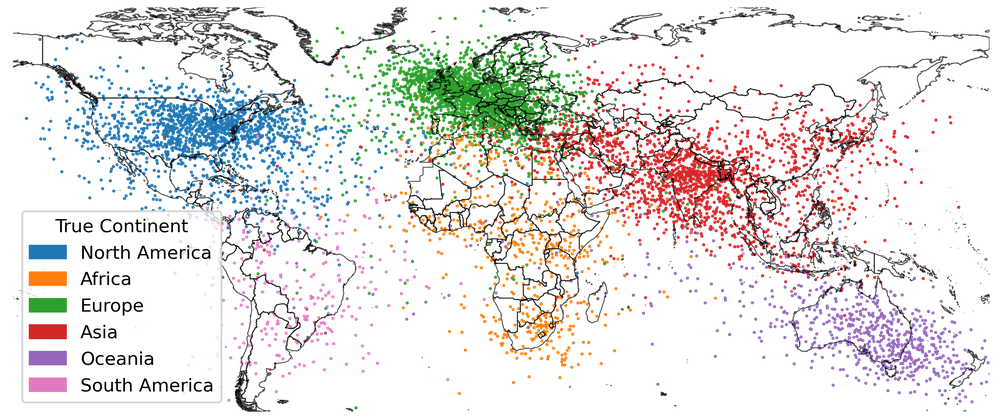
#> input picture images/llmWorldMap.png, 1000 x 419 px, shrunk from 2290 x 960 before the run
$ python make_world_map_probe_figure.py
#> lines starting #> are read from the running program, lines starting #| are printed output that depends on the picture
### scripts/figure_style.py
"""Shared style and helpers for the book's script-drawn figures (the make_*_figure.py scripts).

Grayscale, light gray grid lines, normal-weight labels, rounded joins (no miter overshoot at corners).

Every script writes SVG, PDF, and PNG to images/ through finish() or save(), wherever it is run from. An optional
first argument sends the output to another directory instead, e.g. for checking a change:
    python3 scripts/make_encoding_figure.py /tmp/figs
Outputs carry no dates and use fixed SVG ids, so re-running a script does not change an unchanged figure.

Sections: output, general drawing helpers, network diagrams, and the CNN chapter's boxes and example data.
Line-art objects (apples, brains, electrodes) are in line_art.py.
"""
import sys
from pathlib import Path
import matplotlib
matplotlib.use("Agg")
import matplotlib.pyplot as plt
import numpy as np
from matplotlib.patches import Circle, FancyBboxPatch, Polygon, Rectangle
from PIL import Image

# Output -------------------------------------------------------------------------------------------------------------

SCRIPTS = Path(__file__).resolve().parent
IMAGES = SCRIPTS.parent / "images"                  # figures, and the published images some figures build on
DATA = SCRIPTS / "data"                             # digitized data that figures are drawn from
OUT = Path(sys.argv[1]) if len(sys.argv) > 1 else IMAGES
plt.rcParams["svg.hashsalt"] = "figure_style"       # stable SVG ids
METADATA = {"svg": {"Date": None}, "pdf": {"CreationDate": None}, "png": {}}


def new_fig(size):
    fig, ax = plt.subplots(figsize=size)
    ax.set_aspect("equal"); ax.axis("off")
    return fig, ax


def save(fig, name, pad=0.03):
    """Write OUT/name.svg, .pdf, and .png (300 dpi), cropped to the drawing plus pad inches."""
    OUT.mkdir(parents=True, exist_ok=True)
    for ext in ("svg", "pdf", "png"):
        fig.savefig(OUT / f"{name}.{ext}", dpi=300 if ext == "png" else None, bbox_inches="tight",
                    pad_inches=pad, metadata=METADATA[ext])
    plt.close(fig)


def finish(fig, ax, name, xlim=None, ylim=None):
    """Set the drawing's limits, if given, and save it."""
    if xlim:
        ax.set_xlim(*xlim)
    if ylim:
        ax.set_ylim(*ylim)
    save(fig, name)


# General drawing helpers --------------------------------------------------------------------------------------------

INK = "0.15"
FONT = dict(fontsize=11, ha="center", va="top")
EDGE = dict(edgecolor=INK, lw=0.8)
ARROW = dict(arrowstyle="-|>", color=INK, lw=0.8, shrinkA=0, shrinkB=0)
DOT = dict(color="0.4", lw=0.8, ls=(0, (1, 2)))     # dotted lines linking a part of a drawing to a picture of it


def poly(ax, pts, z=1, **kw):
    ax.add_patch(Polygon(pts, closed=True, zorder=z, joinstyle="round", capstyle="round", **kw))


def line(ax, xs, ys, z=2, **kw):
    ax.plot(xs, ys, zorder=z, solid_joinstyle="round", solid_capstyle="round", **kw)


def arrow(ax, start, end, **kw):
    """Straight arrow from start to end; kw overrides ARROW (e.g. lw, arrowstyle, connectionstyle)."""
    ax.annotate("", xy=end, xytext=start, arrowprops={**ARROW, **kw})


def gray(v, vmax, darkest=0.3):
    """Fill for a value: 0 is white, vmax is the darkest gray."""
    return "white" if v == 0 else str(round(1 - (1 - darkest) * v / vmax, 2))


def label(ax, x, y, t, **kw):
    ax.text(x, y, t, **{**FONT, **kw})


def rounded_box(ax, x, y, w, h, r, **kw):
    """Box with rounded corners of radius r; by default an unfilled gray outline. kw overrides the defaults."""
    ax.add_patch(FancyBboxPatch((x, y), w, h, boxstyle=f"round,pad=0,rounding_size={r}",
                                **{**dict(facecolor="none", edgecolor="0.4", lw=0.8, zorder=2), **kw}))


def place_image(ax, path, x, y, w, **kw):
    """Draw an image file with its bottom-left corner at (x, y), w wide, keeping its aspect ratio."""
    im = Image.open(path).convert("RGB")
    ax.imshow(np.asarray(im), extent=(x, x + w, y, y + w * im.size[1] / im.size[0]), interpolation="none",
              **{**dict(zorder=1), **kw})


# Network diagrams ---------------------------------------------------------------------------------------------------

# [49 lines left out: functions nodes, links, network, layer_box, strips, not called in this run]


# CNN chapter: volumes as boxes ---------------------------------------------------------------------------------------
# Boxes are drawn in cabinet projection: one channel is half a cell deep, so a 3x3x3 filter reads as a cube.

U = 0.25                     # size of one cell
DS = 0.5 * U                 # drawn depth of one channel
TOP_FACE, SIDE_FACE = "0.88", "0.65"
TOP_LINE, SIDE_LINE, GRID_LINE = "0.65", "0.5", "0.78"


# [64 lines left out: function box, not called in this run]


def outline_cells(ax, P, r0, c0, nr, nc, z=5):
    """Heavier outline around a block of front-face cells."""
    poly(ax, [P(r0, c0), P(r0, c0+nc), P(r0+nr, c0+nc), P(r0+nr, c0)], z=z, fill=False, edgecolor="0.1", lw=1.5)


def sign(ax, x, y, t):
    ax.text(x, y, t, ha="center", va="center", fontsize=15, color=INK)


def pointer(ax, text, xy, xytext):
    ax.annotate(text, xy=xy, xytext=xytext, fontsize=FONT["fontsize"], ha="center", va="center",
                arrowprops=dict(arrowstyle="-", color=INK, lw=0.7))


# Shared example data: the 9x9 smiley face used in the chapter's convolution and pooling figures.
SMILEY = [
    [0, 0, 0, 0, 0, 0, 0, 0, 0],
    [0, 0, 0, 0, 0, 0, 0, 0, 0],
    [0, 0, 1, 0, 0, 0, 1, 0, 0],
    [0, 0, 1, 0, 0, 0, 1, 0, 0],
    [0, 0, 0, 0, 0, 0, 0, 0, 0],
    [0, 1, 0, 0, 0, 0, 0, 1, 0],
    [0, 0, 1, 0, 0, 0, 1, 0, 0],
    [0, 0, 0, 1, 1, 1, 0, 0, 0],
    [0, 0, 0, 0, 0, 0, 0, 0, 0],
]
BACKSLASH = [[1, 0, 0], [0, 1, 0], [0, 0, 1]]      # -45 degree edge detector
SLASH = [[0, 0, 1], [0, 1, 0], [1, 0, 0]]          # +45 degree edge detector


# [5 lines left out: function convolve, not called in this run]

### scripts/make_world_map_probe_figure.py
"""Generate images/llmWorldMapProbe.{svg,pdf,png} (figure llmWorldMap in LLMsCogSci.tex).

A linear probe reads a place's location off an LLM's residual stream. Left: a place name ("Merced") enters a
transformer's residual stream (drawn as in the linear probe figure of the mechanistic interpretability chapter),
and a probe on one layer outputs a latitude and longitude (Merced's actual location, for illustration).
Right: the world map of probe predictions for held-out places from Gurnee and Tegmark (2024).

Reads images/llmWorldMap.png.
"""
import numpy as np
from matplotlib.patches import Ellipse, Polygon
from figure_style import IMAGES, INK, new_fig, finish, line, arrow, rounded_box, place_image

FS = 7.5

fig, ax = new_fig((6.6, 3.0))


def block(x, y, w, h, text):
    rounded_box(ax, x, y, w, h, 0.06, facecolor="white", edgecolor=INK, zorder=3)
    ax.text(x + w / 2, y + h / 2, text, ha="center", va="center", fontsize=FS, zorder=4)


# Residual stream, from the embedding up through two sublayers; more layers above (dotted).
SX = 1.15
line(ax, [SX, SX], [0.62, 2.35], color=INK, lw=1.0)
line(ax, [SX, SX], [2.38, 2.6], color=INK, lw=1.0, ls=(0, (1, 2)))
ax.text(SX, 0.0, "\u201cMerced\u201d", ha="center", va="bottom", fontsize=FS + 1, style="italic")
arrow(ax, (SX, 0.17), (SX, 0.32))
block(SX - 0.5, 0.32, 1.0, 0.3, "embedding")
for (y0, y1, name) in [(0.78, 1.28, "attention"), (1.45, 1.95, "MLP")]:
    bx, bw, bh = SX - 1.12, 0.8, 0.26
    by = (y0 + y1) / 2 - bh / 2
    block(bx, by, bw, bh, name)
    cx = bx + bw / 2
    line(ax, [SX, cx, cx], [y0, y0, by], color=INK, lw=0.8)
    ax.plot([SX], [y0], "o", color=INK, ms=2.5, zorder=4)
    line(ax, [cx, cx], [by + bh, y1], color=INK, lw=0.8)
    arrow(ax, (cx, y1), (SX - 0.03, y1))
    ax.plot([SX], [y1], "o", color=INK, ms=2.5, zorder=4)

# The probe on the residual stream, and its output.
# Electrode facing left (into the empty space above the sublayers), its wire running straight to an oval
# around the output.
tip = np.array([SX - 0.01, 2.15])
a = np.radians(155)
u, n = np.array([np.cos(a), np.sin(a)]), np.array([-np.sin(a), np.cos(a)])
p0, p1 = tip + 0.22 * u, tip + 0.45 * u
line(ax, [tip[0], p0[0]], [tip[1], p0[1]], color=INK, lw=0.8, z=7)
bw = 0.03
ax.add_patch(Polygon([p0 + bw * n, p1 + bw * n, p1 - bw * n, p0 - bw * n], closed=True, facecolor="white",
                     edgecolor=INK, lw=0.8, joinstyle="round", zorder=7))
OW, OH = 1.45, 0.3
end = tip + 0.62 * u                      # right end of the oval
center = end - np.array([OW / 2, 0])
line(ax, [p1[0], end[0]], [p1[1], end[1]], color=INK, lw=0.7, z=7)
ax.add_patch(Ellipse(center, OW, OH, facecolor="white", edgecolor=INK, lw=0.8, zorder=7))
ax.text(*center, "37.3\u00b0 N, 120.5\u00b0 W", ha="center", va="center", fontsize=FS, zorder=8)
XL = center[0] - OW / 2 - 0.05

# Right: probe predictions for held-out places.
MW = 4.1
MX, MY = 1.75, 0.35
place_image(ax, IMAGES / "llmWorldMap.png", MX, MY, MW)
#> in place_image, `im = Image.open(path).convert("RGB")`:
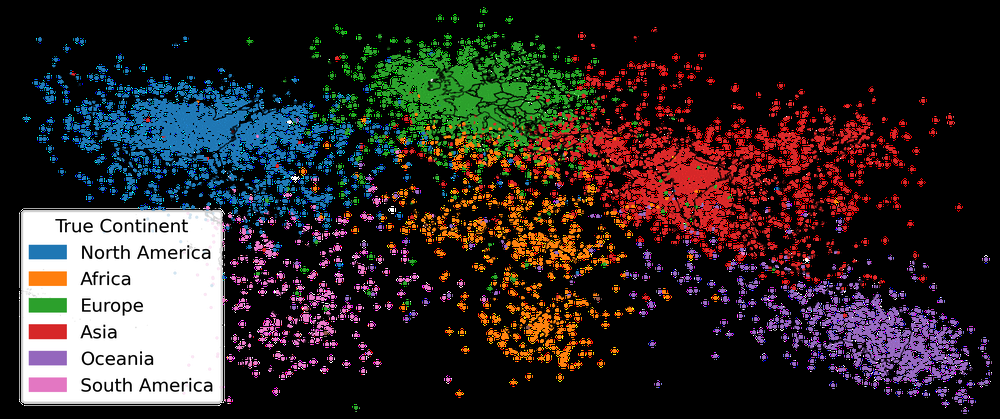
#> im: PIL image 1000x419 RGB; mean R, G, B 48.6, 41.2, 40.8

finish(fig, ax, "llmWorldMapProbe", xlim=(XL, MX + MW + 0.02), ylim=(-0.05, 2.65))
#> the loop in save, `for ext in ("svg", "pdf", "png"):` made 3 passes
#> pass 1, in save, `fig.savefig(OUT / f"{name}.{ext}", dpi=300 if ext == "png" else None, ..`:
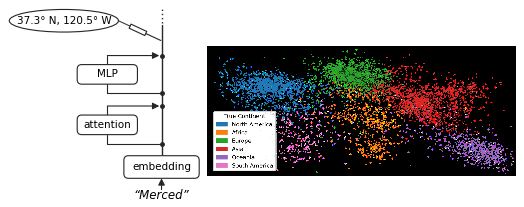
#> figure drawn by matplotlib, 1 panel

$ run again, with images/2-1_ff.png copied over images/llmWorldMap.png
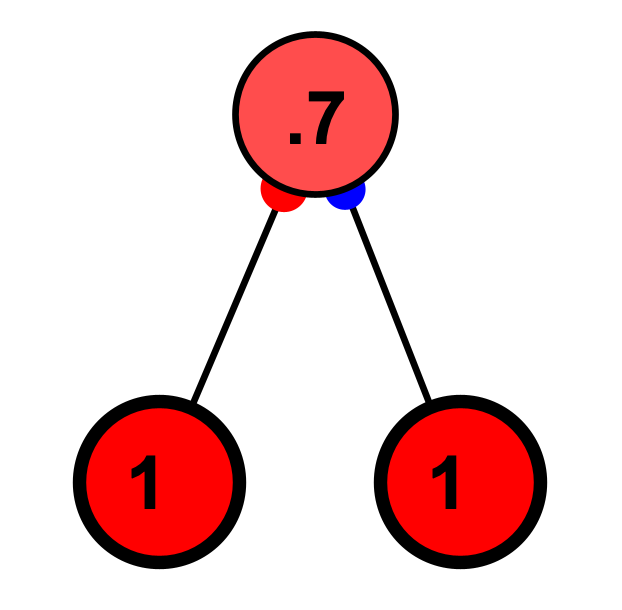
#> input picture images/2-1_ff.png, 622 x 610 px
#> the loop in save, `for ext in ("svg", "pdf", "png"):` made 3 passes
#> pass 1, in save, `fig.savefig(OUT / f"{name}.{ext}", dpi=300 if ext == "png" else None, ..`:
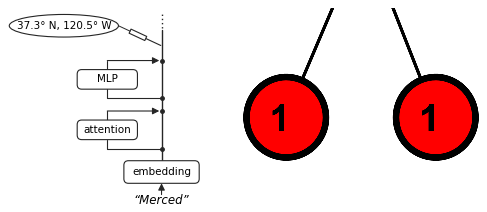
#> figure drawn by matplotlib, 1 panel

$ run again, with images/AttractorsRepellers.png copied over images/llmWorldMap.png
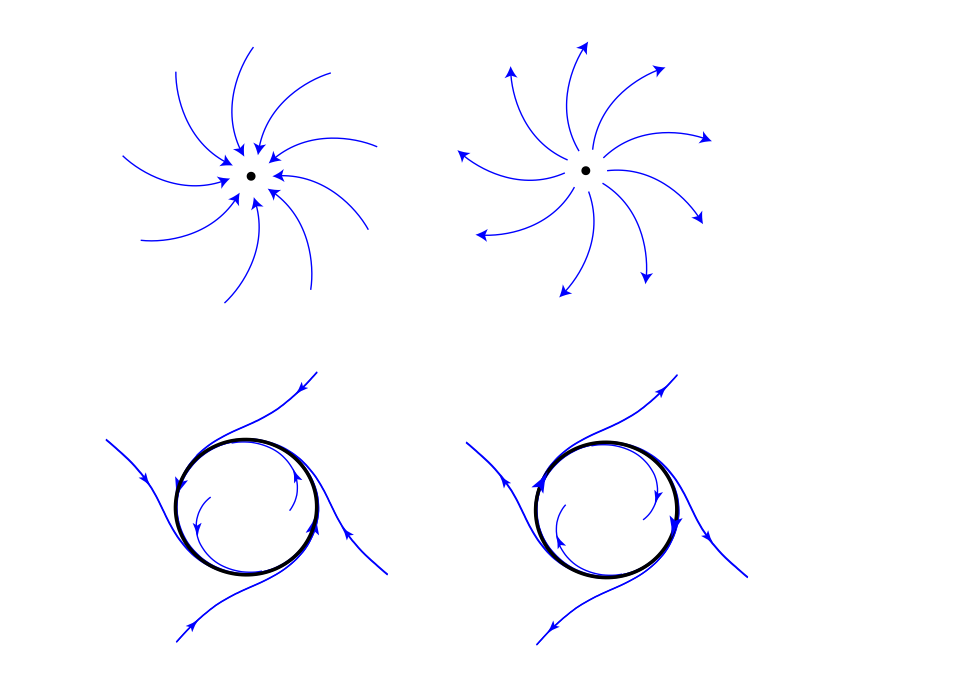
#> input picture images/AttractorsRepellers.png, 973 x 695 px
#> in place_image, `im = Image.open(path).convert("RGB")`:
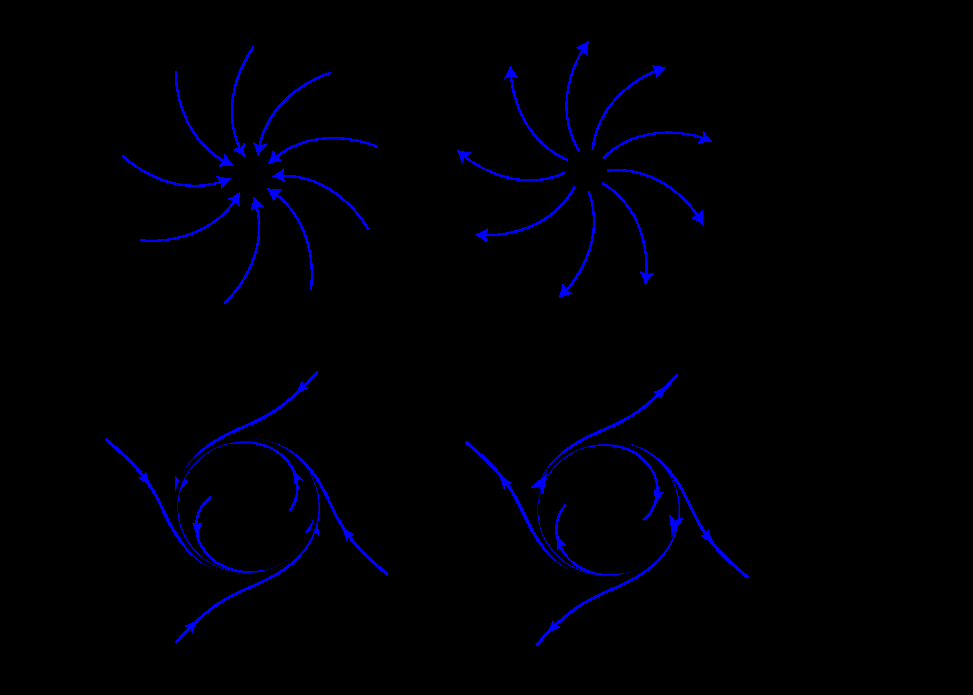
#> im: PIL image 973x695 RGB; mean R, G, B 0, 0, 4.8
#> the loop in save, `for ext in ("svg", "pdf", "png"):` made 3 passes
#> pass 1, in save, `fig.savefig(OUT / f"{name}.{ext}", dpi=300 if ext == "png" else None, ..`:
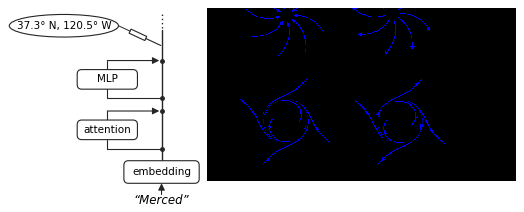
#> figure drawn by matplotlib, 1 panel

$ run again, with images/Dataworld.png copied over images/llmWorldMap.png
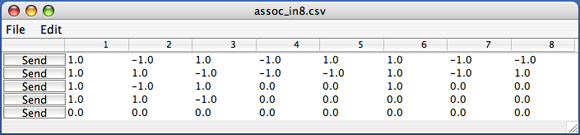
#> input picture images/Dataworld.png, 580 x 135 px
#> in place_image, im is the input picture: PIL image 580x135 RGB; mean R, G, B 229.4, 230.4, 231.8
#> the loop in save, `for ext in ("svg", "pdf", "png"):` made 3 passes
#> pass 1, in save, `fig.savefig(OUT / f"{name}.{ext}", dpi=300 if ext == "png" else None, ..`:
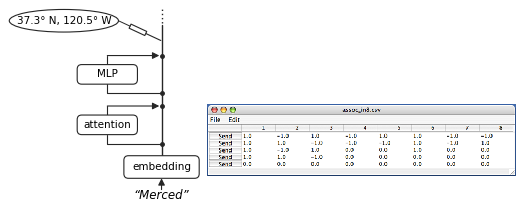
#> figure drawn by matplotlib, 1 panel
